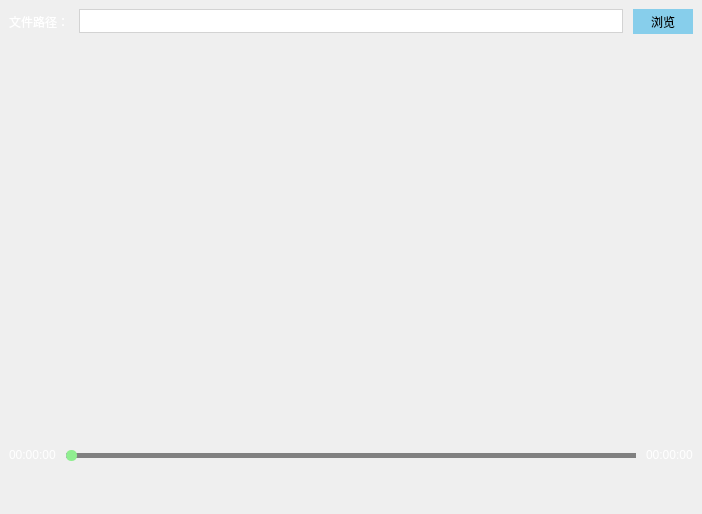
<?xml version="1.0" encoding="UTF-8"?>
<ui version="4.0">
 <class>MainWindow</class>
 <widget class="QMainWindow" name="MainWindow">
  <property name="geometry">
   <rect>
    <x>0</x>
    <y>0</y>
    <width>702</width>
    <height>514</height>
   </rect>
  </property>
  <property name="styleSheet">
   <string notr="true">QPushButton#pushButton_play{
background:transparent;
border:none;
max-width:40px;
min-width:40px;
max-height:40px;
min-height:40px;
image:url(:/images/Play.png);
}

QPushButton#pushButton_play:hover{
border:1px solid transparent;
image:url(:/images/Play.png);
}

QPushButton#pushButton_play:checked{
image:url(:/images/Pause.png);
}

QPushButton#pushButton_rewind{
background:transparent;
border:none;
max-width:30px;
min-width:30px;
max-height:30px;
min-height:30px;
image:url(:/images/Rewind.png);
}

QPushButton#pushButton_rewind:hover{
border:1px solid transparent;
image:url(:/images/Rewind.png);
}

QPushButton#pushButton_fastForward{
background:transparent;
border:none;
max-width:30px;
min-width:30px;
max-height:30px;
min-height:30px;
image:url(:/images/FastForward.png);
}

QPushButton#pushButton_fastForward:hover{
border:1px solid transparent;
image:url(:/images/FastForward.png);
}

QPushButton#pushButton_browser{
background:skyblue;
min-width:60px;
min-height:25px;
border:none;
}

QPushButton#pushButton_browser:hover{
border:1px solid gray;
}

QLineEdit{
background:white;
min-height:22px;
border:1px solid lightgray;
font-size:12px;
}

QLineEdit:hover{
border:1px solid gray;
}

QSlider::Horizontal{
background:transparent;
min-height:20px;
max-height:20px;
}
QSlider::add-page:Horizontal{
background-color: gray;
}
QSlider::sub-page:Horizontal {
background-color:qlineargradient(spread:pad, x1:0, y1:0, x2:1, y2:0, stop:0 rgb(255,0,255), stop:0.5 rgb(0,255,255), stop:1 rgb(255,255,0));
}
QSlider::groove:Horizontal {
background:transparent;
height:5px;
}
QSlider::handle:Horizontal {
background-color:lightgreen;
width:11px;
margin: -3px 0px;
border-radius:5px;
}

QSlider::handle:Horizontal:hover {
background-color:red;
}

QLabel{
color:white;
}

QMessageBox QLabel{
color:black;
}</string>
  </property>
  <widget class="QWidget" name="centralwidget">
   <layout class="QVBoxLayout" name="verticalLayout" stretch="0,1,0,0">
    <property name="spacing">
     <number>0</number>
    </property>
    <item>
     <layout class="QHBoxLayout" name="horizontalLayout_2">
      <property name="spacing">
       <number>10</number>
      </property>
      <item>
       <widget class="QLabel" name="label">
        <property name="text">
         <string>文件路径：</string>
        </property>
       </widget>
      </item>
      <item>
       <widget class="QLineEdit" name="lineEdit_filePath"/>
      </item>
      <item>
       <widget class="QPushButton" name="pushButton_browser">
        <property name="text">
         <string>浏览</string>
        </property>
       </widget>
      </item>
     </layout>
    </item>
    <item>
     <widget class="QWidget" name="widget_content" native="true"/>
    </item>
    <item>
     <layout class="QHBoxLayout" name="horizontalLayout_3">
      <property name="spacing">
       <number>10</number>
      </property>
      <item>
       <widget class="QLabel" name="label_playedTime">
        <property name="text">
         <string>00:00:00</string>
        </property>
       </widget>
      </item>
      <item>
       <widget class="QSlider" name="horizontalSlider_progress">
        <property name="orientation">
         <enum>Qt::Horizontal</enum>
        </property>
       </widget>
      </item>
      <item>
       <widget class="QLabel" name="label_totalTime">
        <property name="text">
         <string>00:00:00</string>
        </property>
       </widget>
      </item>
     </layout>
    </item>
    <item>
     <layout class="QHBoxLayout" name="horizontalLayout">
      <property name="spacing">
       <number>20</number>
      </property>
      <item>
       <spacer name="horizontalSpacer">
        <property name="orientation">
         <enum>Qt::Horizontal</enum>
        </property>
        <property name="sizeHint" stdset="0">
         <size>
          <width>40</width>
          <height>20</height>
         </size>
        </property>
       </spacer>
      </item>
      <item>
       <widget class="QPushButton" name="pushButton_rewind">
        <property name="text">
         <string/>
        </property>
       </widget>
      </item>
      <item>
       <widget class="QPushButton" name="pushButton_play">
        <property name="text">
         <string/>
        </property>
       </widget>
      </item>
      <item>
       <widget class="QPushButton" name="pushButton_fastForward">
        <property name="text">
         <string/>
        </property>
       </widget>
      </item>
      <item>
       <spacer name="horizontalSpacer_2">
        <property name="orientation">
         <enum>Qt::Horizontal</enum>
        </property>
        <property name="sizeHint" stdset="0">
         <size>
          <width>40</width>
          <height>20</height>
         </size>
        </property>
       </spacer>
      </item>
     </layout>
    </item>
   </layout>
  </widget>
 </widget>
 <resources/>
 <connections/>
</ui>
